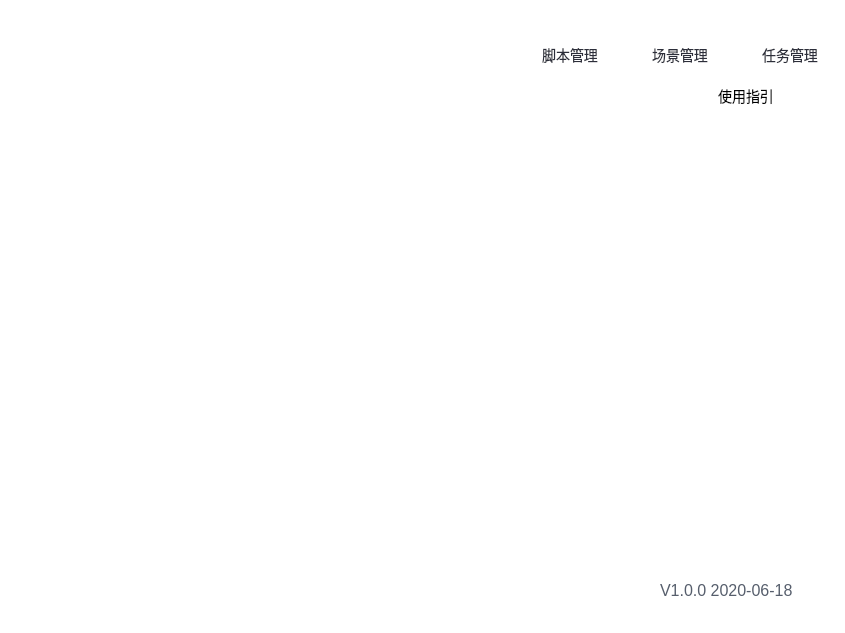
<?xml version="1.0" encoding="UTF-8"?>
<ui version="4.0">
 <class>MainWindow</class>
 <widget class="QMainWindow" name="MainWindow">
  <property name="enabled">
   <bool>true</bool>
  </property>
  <property name="geometry">
   <rect>
    <x>0</x>
    <y>0</y>
    <width>845</width>
    <height>633</height>
   </rect>
  </property>
  <property name="acceptDrops">
   <bool>false</bool>
  </property>
  <property name="windowTitle">
   <string>自动化测试平台</string>
  </property>
  <property name="styleSheet">
   <string notr="true">QWidget#centralwidget {
background:rgb(255, 255, 255);
}
QPushButton {
background: #FFFFFF;
box-shadow: 0 1px 7px 0 rgba(0,0,0,0.09);
font-family: PingFangSC-Medium;
font-size: 16px rgba(0,0,0,0.85);
}

</string>
  </property>
  <widget class="QWidget" name="centralwidget">
   <widget class="QLabel" name="label_version">
    <property name="geometry">
     <rect>
      <x>660</x>
      <y>580</y>
      <width>171</width>
      <height>20</height>
     </rect>
    </property>
    <property name="styleSheet">
     <string notr="true">QLabel{
	font:  12pt;
	color: #565E6C;
}</string>
    </property>
    <property name="text">
     <string>V1.0.0 2020-06-18</string>
    </property>
   </widget>
   <widget class="QPushButton" name="btn_scene_list">
    <property name="geometry">
     <rect>
      <x>640</x>
      <y>40</y>
      <width>80</width>
      <height>30</height>
     </rect>
    </property>
    <property name="styleSheet">
     <string notr="true">QPushButton{
background: #FFFFFF;
border-radius: 5px;
border-radius: 5px;
font-family: &quot;微软雅黑&quot;;
font-size: 14px;
color: #2C2E3A;
text-align: center;
}
QPushButton:hover{
color:rgb(255, 193, 7);
}</string>
    </property>
    <property name="text">
     <string>场景管理</string>
    </property>
   </widget>
   <widget class="QPushButton" name="btn_task_list">
    <property name="geometry">
     <rect>
      <x>750</x>
      <y>40</y>
      <width>80</width>
      <height>30</height>
     </rect>
    </property>
    <property name="styleSheet">
     <string notr="true">QPushButton{
background: #FFFFFF;
border-radius: 5px;
border-radius: 5px;
font-family: &quot;微软雅黑&quot;;
font-size: 14px;
color: #2C2E3A;
text-align: center;
}
QPushButton:hover{
color:rgb(255, 193, 7);
}</string>
    </property>
    <property name="text">
     <string>任务管理</string>
    </property>
   </widget>
   <widget class="QPushButton" name="btn_script">
    <property name="geometry">
     <rect>
      <x>530</x>
      <y>40</y>
      <width>80</width>
      <height>30</height>
     </rect>
    </property>
    <property name="styleSheet">
     <string notr="true">QPushButton{
background: #FFFFFF;
border-radius: 5px;
border-radius: 5px;
font-family: &quot;微软雅黑&quot;;
font-size: 14px;
color: #2C2E3A;
text-align: center;
}
QPushButton:hover{
color:rgb(255, 193, 7);
}</string>
    </property>
    <property name="text">
     <string>脚本管理</string>
    </property>
   </widget>
   <widget class="QLabel" name="lb_effectanalysis">
    <property name="geometry">
     <rect>
      <x>50</x>
      <y>40</y>
      <width>211</width>
      <height>29</height>
     </rect>
    </property>
    <property name="styleSheet">
     <string notr="true">font: 75 24pt &quot;微软雅黑&quot;;
font-size: 18px;
color: #FFFFFF;
</string>
    </property>
    <property name="text">
     <string>    系统可靠性</string>
    </property>
   </widget>
   <widget class="QPushButton" name="btn_help">
    <property name="geometry">
     <rect>
      <x>700</x>
      <y>80</y>
      <width>92</width>
      <height>31</height>
     </rect>
    </property>
    <property name="styleSheet">
     <string notr="true">font-family: &quot;微软雅黑&quot;;
font-size: 14px;
color: #000000;
min-width: 90px;
min-height: 29px;
border: 0px;
icon: url(:/icon/指引.ico)</string>
    </property>
    <property name="text">
     <string>使用指引</string>
    </property>
    <property name="icon">
     <iconset>
      <normaloff>../src/icon/使用指引.svg</normaloff>../src/icon/使用指引.svg</iconset>
    </property>
    <property name="iconSize">
     <size>
      <width>13</width>
      <height>13</height>
     </size>
    </property>
   </widget>
   <zorder>lb_effectanalysis</zorder>
   <zorder>label_version</zorder>
   <zorder>btn_scene_list</zorder>
   <zorder>btn_task_list</zorder>
   <zorder>btn_script</zorder>
   <zorder>btn_help</zorder>
  </widget>
 </widget>
 <resources/>
 <connections/>
</ui>
